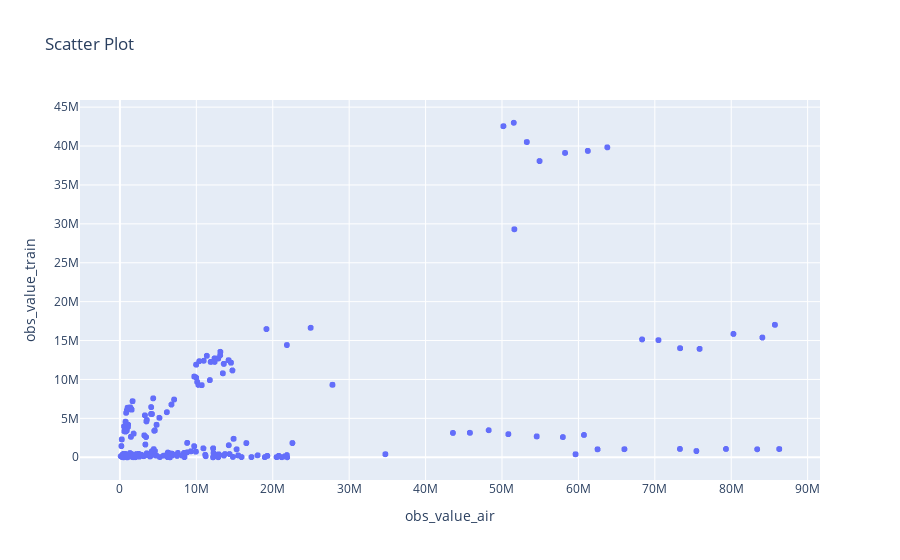

Notebook source saved alongside this figure:
### Markdown cell above
In the next step, the values used in previous code are stored to two list, which are put together in a new data frame to ensure that plotly express can read it. On the x-axis, the aviation passenger numbers are shown. On the y-axis, the railway passengers are shown. In the plot, all the years are shown. We try to seperate the data for all the years using a slider in the second code box.

### Code cell
# Create empty lists to store matched data
obs_value_train_list = []
obs_value_air_list = []

for i in df_air_pas['geo']:
    for j in df_train_pas['geo']:
        if i == j:
            for time1, time2 in zip(df_air_pas['TIME_PERIOD'], df_train_pas['TIME_PERIOD']):
                if time1 == time2:
                    row_train = df_train_pas[(df_train_pas['geo'] == j) & (df_train_pas['TIME_PERIOD'] == time2)]
                    row_air = df_air_pas[(df_air_pas['geo'] == i) & (df_air_pas['TIME_PERIOD'] == time1)]
                    if not row_train.empty and not row_air.empty:
                        obs_value_train = row_train['OBS_VALUE'].values[0]
                        obs_value_air = row_air['OBS_VALUE'].values[0]

                        # Append the matched obs_values to the respective lists
                        obs_value_train_list.append(obs_value_train)
                        obs_value_air_list.append(obs_value_air)

# Create a DataFrame with the matched data
matched_data = pd.DataFrame({'obs_value_train': obs_value_train_list, 'obs_value_air': obs_value_air_list})

# Create a scatter plot using Plotly Express
fig = px.scatter(matched_data, x='obs_value_air', y='obs_value_train', title="Scatter Plot")
fig.show()

### Figure 1 — Plotly figure (JSON) as saved in the notebook; plotly's stock layout.template omitted (floating-point values rounded to 4 significant figures; data arrays with more than 128 entries replaced by an {"elided": "..."} marker saying what was removed)
{"data": [{"hovertemplate": "obs_value_air=%{x}<br>obs_value_train=%{y}<extra></extra>", "legendgroup": "", "marker": {"color": "#636efa", "symbol": "circle"}, "mode": "markers", "name": "", "showlegend": false, "type": "scattergl", "x": {"elided": "29316 float values"}, "xaxis": "x", "y": {"elided": "29316 int values"}, "yaxis": "y"}], "layout": {"legend": {"tracegroupgap": 0}, "title": {"text": "Scatter Plot"}, "xaxis": {"anchor": "y", "domain": [0, 1], "title": {"text": "obs_value_air"}}, "yaxis": {"anchor": "x", "domain": [0, 1], "title": {"text": "obs_value_train"}}}}
